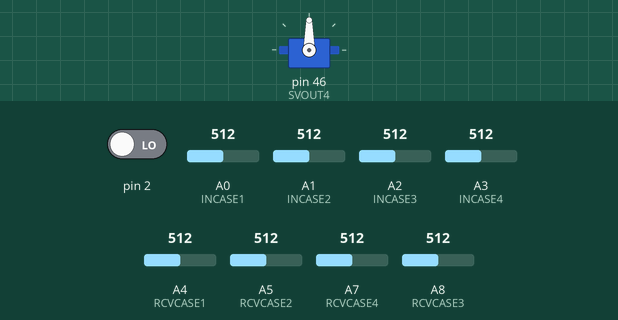
The sketch below on a simulated Arduino Mega 2560, built with avr-gcc and run on an emulated ATmega2560. On the bench: servo. Inputs (shaded band) come from the test bench; at power-on: pin 2 LOW, A0 (INCASE1) = 512, A1 (INCASE2) = 512, A2 (INCASE3) = 512, A3 (INCASE4) = 512, A4 (RCVCASE1) = 512, A5 (RCVCASE2) = 512, A7 (RCVCASE4) = 512, A8 (RCVCASE3) = 512. What the sketch prints to the serial monitor is not drawn.

Above: at 4.7 s.
4.8 s: pin 2 driven HIGH
At 5.5 s:
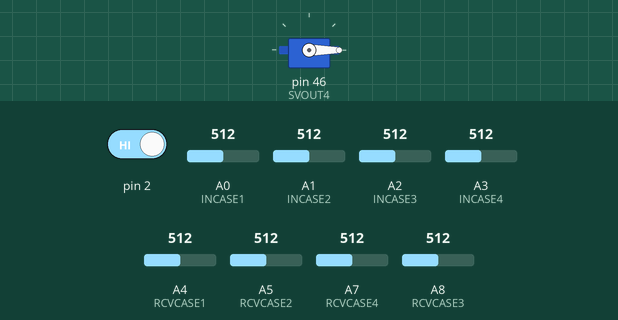
At 6.9 s:
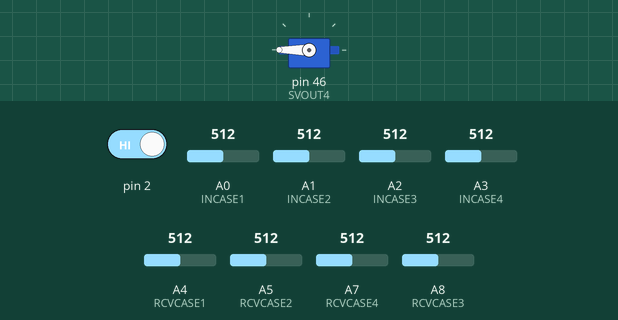
7.8 s: A0 (INCASE1) set to 108
10.8 s: A0 (INCASE1) set to 88
12.8 s: A0 (INCASE1) set to 151
15.8 s: A0 (INCASE1) set to 166
18.0 s: A1 (INCASE2) set to 105
21.0 s: A1 (INCASE2) set to 92
Timing chart, 0 to 24.3 s (numbered marks = the images above; inputs shaded):
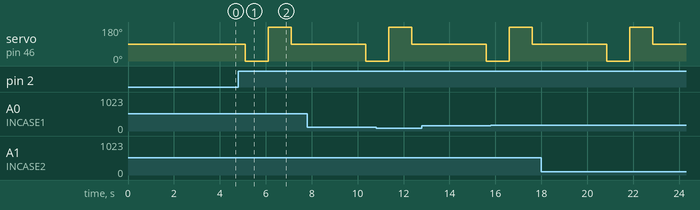

Measured:
- after the input at 4.8 s, servo on pin 46 (SVOUT4): 90° → 0° after 0.30 s, → 180° 1.0 s later, → 90° 1.0 s later

The sketch:

slat.ino
```cpp
/* 服薬守くん ハード側制御　Ver.1.3 */
#include <Servo.h>
int val1; //1入れた検知センサー値格納
int val2; //1取った検知センサー値格納
int val3; //2入れた検知センサー値格納
int val4; //2取った検知センサー値格納
int val5; //3入れた検知センサー値格納
int val6; //3取った検知センサー値格納
int val7; //4入れた検知センサー値格納
int val8; //4取った検知センサー値格納

int data1; //1入れた検知用
int data2; //1取った検知用
int data3; //2入れた検知用
int data4; //2取った検知用
int data5; //3入れた検知用
int data6; //3取った検知用
int data7; //4入れた検知用
int data8; //4取った検知用

int cnt1;  //1入っている個数
int cnt2;  //2入っている個数
int cnt3;  //3入っている個数
int cnt4;  //4入っている個数

int SV1;  //サーボ1動作入力検知用
int SV2;  //サーボ2動作入力検知用
int SV3;  //サーボ3動作入力検知用
int SV4;  //サーボ4動作入力検知用

const int SVIN1 = 22; //サーボ指令受信用入力ピン↓
const int SVIN2 = 24;
const int SVIN3 = 26;
const int SVIN4 = 28;

const int SVOUT1 = 3; //サーボ駆動信号出力ピン↓
const int SVOUT2 = 44;
const int SVOUT3 = 45;
const int SVOUT4 = 46;

const int INCASE1 = A0;  //上部センサー(入れた)用入力ピン↓
const int INCASE2 = A1;
const int INCASE3 = A2;
const int INCASE4 = A3;

const int INCASE1O = 23;  //入れた用出力ピン↓
const int INCASE2O = 25;
const int INCASE3O = 27;
const int INCASE4O = 29;


const int RCVCASE1 = A4;  //下部センサー(取った)用入力ピン↓
const int RCVCASE2 = A5;
const int RCVCASE3 = A8;
const int RCVCASE4 = A7;

const int RCVCASEAO = 31;  //下部センサー統括信号(OR)

Servo servo1; //サーボ名定義↓
Servo servo2;
Servo servo3;
Servo servo4;

void setup() {
  pinMode( SVIN1, INPUT_PULLUP);
  pinMode( SVIN2, INPUT_PULLUP);
  pinMode( SVIN3, INPUT_PULLUP);
  pinMode( SVIN4, INPUT_PULLUP);
  pinMode( SVOUT1, OUTPUT );
  pinMode( SVOUT2, OUTPUT );
  pinMode( SVOUT3, OUTPUT );
  pinMode( SVOUT4, OUTPUT );
  servo1.attach(SVOUT1, 500, 2400);
  servo1.attach(SVOUT2, 500, 2400);
  servo1.attach(SVOUT3, 500, 2400);
  servo1.attach(SVOUT4, 500, 2400);
  Serial.begin(9600);
}
void loop() {
val1 = analogRead(INCASE1); //1番 入れた検知
val2 = analogRead(RCVCASE1); //1番 取った検知
val3 = analogRead(INCASE2); //1番 入れた検知
val4 = analogRead(RCVCASE2); //1番 取った検知
val5 = analogRead(INCASE3); //1番 入れた検知
val6 = analogRead(RCVCASE3); //1番 取った検知
val7 = analogRead(INCASE4); //1番 入れた検知
val8 = analogRead(RCVCASE4); //1番 取った検知

SV1 = digitalRead(2);  //サーボ1起動INPUT

Serial.print(" センサーS1:");
Serial.print(val1);
Serial.print(" センサーR1:");
Serial.print(val2);
Serial.print(" サーボ1:");
Serial.print(SV1);

Serial.print(" センサーS2:");
Serial.print(val3);
Serial.print(" センサーR2:");
Serial.print(val4);
Serial.print(" サーボ2:");
Serial.print(SV2);

Serial.print(" センサーS3:");
Serial.print(val5);
Serial.print(" センサーR3:");
Serial.print(val6);
Serial.print(" サーボ3:");
Serial.print(SV3);

Serial.print(" センサーS4:");
Serial.print(val7);
Serial.print(" センサーR4:");
Serial.print(val8);
Serial.print(" サーボ4:");
Serial.println(SV4);

data1 = val1 - data1;
data2 = val2 - data2;
data3 = val3 - data3;
data4 = val4 - data4;
data5 = val5 - data5;
data6 = val6 - data6;
data7 = val7 - data7;
data8 = val8 - data8;


  if(data1 >= 50){             //1判定出力
    Serial.println("入れた:1");
    digitalWrite(INCASE1O, HIGH);
    delay(800);
    digitalWrite(INCASE1O, LOW);
  }

  if(data3 >= 50){             //2判定出力
    Serial.println("入れた:1");
    digitalWrite(INCASE2O, HIGH);
    delay(800);
    digitalWrite(INCASE2O, LOW);
  }
  if(data5 >= 50){             //3判定出力
    Serial.println("入れた:1");
    digitalWrite(INCASE3O, HIGH);
    delay(800);
    digitalWrite(INCASE3O, LOW);
  }
  if(data7 >= 50){             //4判定出力
    Serial.println("入れた:1");
    digitalWrite(INCASE4O, HIGH);
    delay(800);
    digitalWrite(INCASE4O, LOW);
  }


  if( data2 >= 50 || data4 >= 50 || data6 >= 50 || data8 >= 50 ){ //取った判定出力
    Serial.println("取った");
    digitalWrite(RCVCASEAO, HIGH);
    delay(500);
    digitalWrite(RCVCASEAO, LOW);
  }

 data1 = val1;
 data2 = val2;
 data3 = val3;
 data4 = val4;
 data5 = val5;
 data6 = val6;
 data7 = val7;
 data8 = val8;

if(SV1 == 1){ //サーボ1駆動
  servo1.write(0);
  delay(1000);
  servo1.write(180);
  delay(1000);
  servo1.write(90);
  delay(500);
}
if(SV1 == 1){ //サーボ2駆動
  servo2.write(0);
  delay(1000);
  servo2.write(180);
  delay(1000);
  servo2.write(90);
  delay(500);
}
if(SV2 == 1){ //サーボ3駆動
  servo3.write(0);
  delay(1000);
  servo3.write(180);
  delay(1000);
  servo3.write(90);
  delay(500);
}
if(SV4 == 1){ //サーボ4駆動
  servo4.write(0);
  delay(1000);
  servo4.write(180);
  delay(1000);
  servo4.write(90);
  delay(500);
}
  delay(100);
}
```
